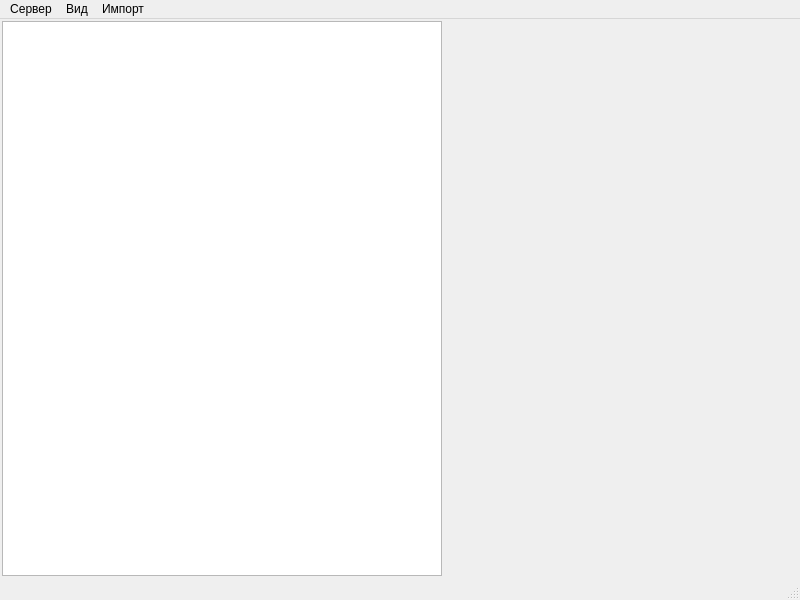
<?xml version="1.0" encoding="UTF-8"?>
<ui version="4.0">
 <class>ServerMw</class>
 <widget class="QMainWindow" name="ServerMw">
  <property name="geometry">
   <rect>
    <x>0</x>
    <y>0</y>
    <width>800</width>
    <height>600</height>
   </rect>
  </property>
  <property name="windowTitle">
   <string>Сервер сбора и хранения информации</string>
  </property>
  <widget class="QWidget" name="centralWidget">
   <layout class="QGridLayout" name="gridLayout" columnstretch="10,0">
    <property name="leftMargin">
     <number>2</number>
    </property>
    <property name="topMargin">
     <number>2</number>
    </property>
    <property name="rightMargin">
     <number>2</number>
    </property>
    <property name="bottomMargin">
     <number>2</number>
    </property>
    <item row="0" column="0">
     <widget class="QTextBrowser" name="log"/>
    </item>
    <item row="0" column="1">
     <widget class="TasksWidget" name="tasks" native="true">
      <property name="minimumSize">
       <size>
        <width>350</width>
        <height>0</height>
       </size>
      </property>
     </widget>
    </item>
   </layout>
  </widget>
  <widget class="QMenuBar" name="menuBar">
   <property name="geometry">
    <rect>
     <x>0</x>
     <y>0</y>
     <width>800</width>
     <height>25</height>
    </rect>
   </property>
   <widget class="QMenu" name="serverMenu">
    <property name="title">
     <string>Сервер</string>
    </property>
    <addaction name="exit"/>
   </widget>
   <widget class="QMenu" name="importMenu">
    <property name="title">
     <string>Импорт</string>
    </property>
    <addaction name="importFromXl"/>
   </widget>
   <widget class="QMenu" name="view">
    <property name="title">
     <string>Вид</string>
    </property>
    <addaction name="showTasks"/>
   </widget>
   <addaction name="serverMenu"/>
   <addaction name="view"/>
   <addaction name="importMenu"/>
  </widget>
  <widget class="QStatusBar" name="statusBar"/>
  <action name="importFromXl">
   <property name="text">
    <string>Загрузить данные из xlsx, xl, xlsb</string>
   </property>
  </action>
  <action name="showTasks">
   <property name="checkable">
    <bool>true</bool>
   </property>
   <property name="checked">
    <bool>true</bool>
   </property>
   <property name="text">
    <string>Показать задачи</string>
   </property>
  </action>
  <action name="exit">
   <property name="text">
    <string>Выход</string>
   </property>
  </action>
 </widget>
 <layoutdefault spacing="6" margin="11"/>
 <customwidgets>
  <customwidget>
   <class>TasksWidget</class>
   <extends>QWidget</extends>
   <header>tasks_widget.h</header>
   <container>1</container>
  </customwidget>
 </customwidgets>
 <resources/>
 <connections>
  <connection>
   <sender>showTasks</sender>
   <signal>triggered(bool)</signal>
   <receiver>tasks</receiver>
   <slot>setVisible(bool)</slot>
   <hints>
    <hint type="sourcelabel">
     <x>-1</x>
     <y>-1</y>
    </hint>
    <hint type="destinationlabel">
     <x>792</x>
     <y>299</y>
    </hint>
   </hints>
  </connection>
  <connection>
   <sender>exit</sender>
   <signal>triggered()</signal>
   <receiver>ServerMw</receiver>
   <slot>close()</slot>
   <hints>
    <hint type="sourcelabel">
     <x>-1</x>
     <y>-1</y>
    </hint>
    <hint type="destinationlabel">
     <x>399</x>
     <y>299</y>
    </hint>
   </hints>
  </connection>
 </connections>
</ui>
